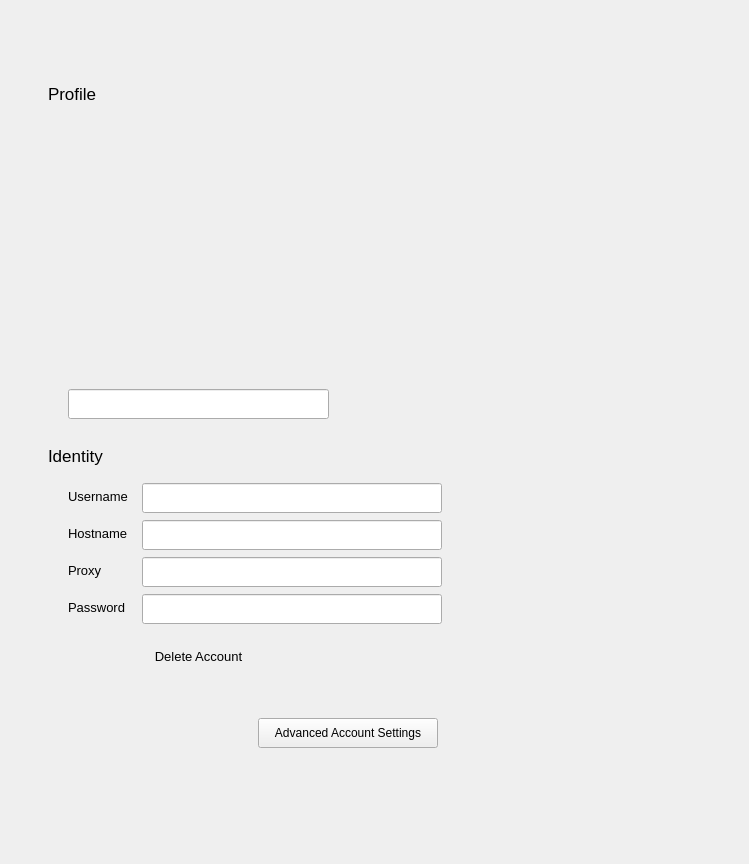
               <widget class="QWidget" name="scrollAreaSIPWidgetContents">
                <property name="geometry">
                 <rect>
                  <x>0</x>
                  <y>-19</y>
                  <width>749</width>
                  <height>864</height>
                 </rect>
                </property>
                <layout class="QHBoxLayout" name="horizontalLayoutsip_12" stretch="0">
                 <property name="spacing">
                  <number>0</number>
                 </property>
                 <property name="leftMargin">
                  <number>0</number>
                 </property>
                 <property name="topMargin">
                  <number>0</number>
                 </property>
                 <property name="rightMargin">
                  <number>0</number>
                 </property>
                 <property name="bottomMargin">
                  <number>0</number>
                 </property>
                 <item>
                  <layout class="QHBoxLayout" name="SIPaccountHorLayout" stretch="2,0,0,3">
                   <property name="spacing">
                    <number>7</number>
                   </property>
                   <property name="sizeConstraint">
                    <enum>QLayout::SetDefaultConstraint</enum>
                   </property>
                   <property name="leftMargin">
                    <number>0</number>
                   </property>
                   <property name="topMargin">
                    <number>0</number>
                   </property>
                   <item>
                    <spacer name="horizontalSpacer_28">
                     <property name="orientation">
                      <enum>Qt::Horizontal</enum>
                     </property>
                     <property name="sizeType">
                      <enum>QSizePolicy::Fixed</enum>
                     </property>
                     <property name="sizeHint" stdset="0">
                      <size>
                       <width>48</width>
                       <height>13</height>
                      </size>
                     </property>
                    </spacer>
                   </item>
                   <item>
                    <layout class="QVBoxLayout" name="centralSIPWidgetContainer">
                     <property name="spacing">
                      <number>0</number>
                     </property>
                     <property name="leftMargin">
                      <number>0</number>
                     </property>
                     <property name="bottomMargin">
                      <number>0</number>
                     </property>
                     <item>
                      <widget class="QWidget" name="centralSIPWidget" native="true">
                       <property name="sizePolicy">
                        <sizepolicy hsizetype="Fixed" vsizetype="Preferred">
                         <horstretch>0</horstretch>
                         <verstretch>0</verstretch>
                        </sizepolicy>
                       </property>
                       <property name="minimumSize">
                        <size>
                         <width>600</width>
                         <height>0</height>
                        </size>
                       </property>
                       <layout class="QVBoxLayout" name="currentSIPAccountSettingsScrollLayout" stretch="0,0,0,0,0,0,3,0,5">
                        <property name="spacing">
                         <number>7</number>
                        </property>
                        <property name="leftMargin">
                         <number>0</number>
                        </property>
                        <property name="topMargin">
                         <number>3</number>
                        </property>
                        <property name="rightMargin">
                         <number>0</number>
                        </property>
                        <property name="bottomMargin">
                         <number>0</number>
                        </property>
                        <item>
                         <spacer name="verticalSpacerSIP_7">
                          <property name="orientation">
                           <enum>Qt::Vertical</enum>
                          </property>
                          <property name="sizeType">
                           <enum>QSizePolicy::Fixed</enum>
                          </property>
                          <property name="sizeHint" stdset="0">
                           <size>
                            <width>20</width>
                            <height>24</height>
                           </size>
                          </property>
                         </spacer>
                        </item>
                        <item>
                         <layout class="QVBoxLayout" name="verticalLayout_28">
                          <item>
                           <widget class="ToggleSwitch" name="accountSIPEnableCheckBox" native="true">
                            <property name="minimumSize">
                             <size>
                              <width>0</width>
                              <height>30</height>
                             </size>
                            </property>
                            <property name="font">
                             <font>
                              <pointsize>10</pointsize>
                             </font>
                            </property>
                            <property name="text" stdset="0">
                             <string>Enable</string>
                            </property>
                           </widget>
                          </item>
                         </layout>
                        </item>
                        <item>
                         <spacer name="verticalSpacerSIP_10">
                          <property name="orientation">
                           <enum>Qt::Vertical</enum>
                          </property>
                          <property name="sizeType">
                           <enum>QSizePolicy::Fixed</enum>
                          </property>
                          <property name="sizeHint" stdset="0">
                           <size>
                            <width>20</width>
                            <height>20</height>
                           </size>
                          </property>
                         </spacer>
                        </item>
                        <item>
                         <layout class="QVBoxLayout" name="verticalLayout_30">
                          <item>
                           <widget class="QLabel" name="label_21">
                            <property name="font">
                             <font>
                              <pointsize>13</pointsize>
                             </font>
                            </property>
                            <property name="text">
                             <string>Profile</string>
                            </property>
                           </widget>
                          </item>
                          <item>
                           <spacer name="verticalSpacer_32">
                            <property name="orientation">
                             <enum>Qt::Vertical</enum>
                            </property>
                            <property name="sizeType">
                             <enum>QSizePolicy::Fixed</enum>
                            </property>
                            <property name="sizeHint" stdset="0">
                             <size>
                              <width>20</width>
                              <height>10</height>
                             </size>
                            </property>
                           </spacer>
                          </item>
                          <item>
                           <layout class="QVBoxLayout" name="verticalLayout_25">
                            <property name="leftMargin">
                             <number>20</number>
                            </property>
                            <property name="bottomMargin">
                             <number>0</number>
                            </property>
                            <item>
                             <widget class="PhotoboothWidget" name="currentSIPAccountAvatar" native="true">
                              <property name="sizePolicy">
                               <sizepolicy hsizetype="Fixed" vsizetype="Fixed">
                                <horstretch>0</horstretch>
                                <verstretch>0</verstretch>
                               </sizepolicy>
                              </property>
                              <property name="minimumSize">
                               <size>
                                <width>261</width>
                                <height>261</height>
                               </size>
                              </property>
                              <property name="maximumSize">
                               <size>
                                <width>261</width>
                                <height>261</height>
                               </size>
                              </property>
                             </widget>
                            </item>
                            <item>
                             <widget class="QLineEdit" name="displaySIPNameLineEdit">
                              <property name="sizePolicy">
                               <sizepolicy hsizetype="Fixed" vsizetype="Preferred">
                                <horstretch>0</horstretch>
                                <verstretch>0</verstretch>
                               </sizepolicy>
                              </property>
                              <property name="minimumSize">
                               <size>
                                <width>0</width>
                                <height>30</height>
                               </size>
                              </property>
                              <property name="maximumSize">
                               <size>
                                <width>261</width>
                                <height>30</height>
                               </size>
                              </property>
                              <property name="font">
                               <font>
                                <pointsize>10</pointsize>
                                <stylestrategy>PreferAntialias</stylestrategy>
                               </font>
                              </property>
                              <property name="text">
                               <string/>
                              </property>
                             </widget>
                            </item>
                           </layout>
                          </item>
                         </layout>
                        </item>
                        <item>
                         <spacer name="verticalSpacer_33">
                          <property name="orientation">
                           <enum>Qt::Vertical</enum>
                          </property>
                          <property name="sizeType">
                           <enum>QSizePolicy::Fixed</enum>
                          </property>
                          <property name="sizeHint" stdset="0">
                           <size>
                            <width>20</width>
                            <height>20</height>
                           </size>
                          </property>
                         </spacer>
                        </item>
                        <item>
                         <layout class="QVBoxLayout" name="verticalLayout_31">
                          <property name="topMargin">
                           <number>0</number>
                          </property>
                          <item>
                           <widget class="QLabel" name="label_22">
                            <property name="font">
                             <font>
                              <pointsize>13</pointsize>
                             </font>
                            </property>
                            <property name="text">
                             <string>Identity</string>
                            </property>
                           </widget>
                          </item>
                          <item>
                           <spacer name="verticalSpacer_34">
                            <property name="orientation">
                             <enum>Qt::Vertical</enum>
                            </property>
                            <property name="sizeType">
                             <enum>QSizePolicy::Fixed</enum>
                            </property>
                            <property name="sizeHint" stdset="0">
                             <size>
                              <width>20</width>
                              <height>10</height>
                             </size>
                            </property>
                           </spacer>
                          </item>
                          <item>
                           <layout class="QVBoxLayout" name="verticalLayout_32">
                            <property name="leftMargin">
                             <number>20</number>
                            </property>
                            <property name="topMargin">
                             <number>0</number>
                            </property>
                            <property name="rightMargin">
                             <number>0</number>
                            </property>
                            <property name="bottomMargin">
                             <number>0</number>
                            </property>
                            <item>
                             <layout class="QFormLayout" name="formLayout">
                              <property name="horizontalSpacing">
                               <number>14</number>
                              </property>
                              <property name="topMargin">
                               <number>0</number>
                              </property>
                              <item row="0" column="0">
                               <widget class="QLabel" name="label_23">
                                <property name="font">
                                 <font>
                                  <pointsize>10</pointsize>
                                 </font>
                                </property>
                                <property name="text">
                                 <string>Username</string>
                                </property>
                               </widget>
                              </item>
                              <item row="0" column="1">
                               <widget class="QLineEdit" name="usernameSIP">
                                <property name="minimumSize">
                                 <size>
                                  <width>0</width>
                                  <height>30</height>
                                 </size>
                                </property>
                                <property name="maximumSize">
                                 <size>
                                  <width>300</width>
                                  <height>16777215</height>
                                 </size>
                                </property>
                                <property name="font">
                                 <font>
                                  <pointsize>10</pointsize>
                                 </font>
                                </property>
                               </widget>
                              </item>
                              <item row="1" column="0">
                               <widget class="QLabel" name="label_24">
                                <property name="font">
                                 <font>
                                  <pointsize>10</pointsize>
                                 </font>
                                </property>
                                <property name="text">
                                 <string>Hostname</string>
                                </property>
                               </widget>
                              </item>
                              <item row="1" column="1">
                               <widget class="QLineEdit" name="hostnameSIP">
                                <property name="minimumSize">
                                 <size>
                                  <width>0</width>
                                  <height>30</height>
                                 </size>
                                </property>
                                <property name="maximumSize">
                                 <size>
                                  <width>300</width>
                                  <height>16777215</height>
                                 </size>
                                </property>
                                <property name="font">
                                 <font>
                                  <pointsize>10</pointsize>
                                 </font>
                                </property>
                               </widget>
                              </item>
                              <item row="2" column="0">
                               <widget class="QLabel" name="label_26">
                                <property name="font">
                                 <font>
                                  <pointsize>10</pointsize>
                                 </font>
                                </property>
                                <property name="text">
                                 <string>Proxy</string>
                                </property>
                               </widget>
                              </item>
                              <item row="3" column="1">
                               <widget class="QLineEdit" name="passSIPlineEdit">
                                <property name="minimumSize">
                                 <size>
                                  <width>0</width>
                                  <height>30</height>
                                 </size>
                                </property>
                                <property name="maximumSize">
                                 <size>
                                  <width>300</width>
                                  <height>16777215</height>
                                 </size>
                                </property>
                                <property name="font">
                                 <font>
                                  <pointsize>10</pointsize>
                                 </font>
                                </property>
                                <property name="echoMode">
                                 <enum>QLineEdit::PasswordEchoOnEdit</enum>
                                </property>
                               </widget>
                              </item>
                              <item row="3" column="0">
                               <widget class="QLabel" name="label_25">
                                <property name="font">
                                 <font>
                                  <pointsize>10</pointsize>
                                 </font>
                                </property>
                                <property name="text">
                                 <string>Password</string>
                                </property>
                               </widget>
                              </item>
                              <item row="2" column="1">
                               <widget class="QLineEdit" name="ProxySIP">
                                <property name="minimumSize">
                                 <size>
                                  <width>0</width>
                                  <height>30</height>
                                 </size>
                                </property>
                                <property name="maximumSize">
                                 <size>
                                  <width>300</width>
                                  <height>16777215</height>
                                 </size>
                                </property>
                                <property name="font">
                                 <font>
                                  <pointsize>10</pointsize>
                                 </font>
                                </property>
                               </widget>
                              </item>
                             </layout>
                            </item>
                            <item>
                             <spacer name="verticalSpacer_36">
                              <property name="orientation">
                               <enum>Qt::Vertical</enum>
                              </property>
                              <property name="sizeType">
                               <enum>QSizePolicy::Fixed</enum>
                              </property>
                              <property name="sizeHint" stdset="0">
                               <size>
                                <width>20</width>
                                <height>10</height>
                               </size>
                              </property>
                             </spacer>
                            </item>
                            <item>
                             <layout class="QHBoxLayout" name="horizontalLayout_24">
                              <property name="topMargin">
                               <number>0</number>
                              </property>
                              <item>
                               <widget class="QPushButton" name="btnSIPDeletAccount">
                                <property name="minimumSize">
                                 <size>
                                  <width>261</width>
                                  <height>30</height>
                                 </size>
                                </property>
                                <property name="font">
                                 <font>
                                  <pointsize>10</pointsize>
                                 </font>
                                </property>
                                <property name="text">
                                 <string>Delete Account</string>
                                </property>
                                <property name="flat">
                                 <bool>true</bool>
                                </property>
                               </widget>
                              </item>
                              <item>
                               <spacer name="horizontalSpacer_30">
                                <property name="orientation">
                                 <enum>Qt::Horizontal</enum>
                                </property>
                                <property name="sizeHint" stdset="0">
                                 <size>
                                  <width>40</width>
                                  <height>20</height>
                                 </size>
                                </property>
                               </spacer>
                              </item>
                             </layout>
                            </item>
                           </layout>
                          </item>
                         </layout>
                        </item>
                        <item>
                         <spacer name="verticalSpacer_35">
                          <property name="orientation">
                           <enum>Qt::Vertical</enum>
                          </property>
                          <property name="sizeType">
                           <enum>QSizePolicy::Fixed</enum>
                          </property>
                          <property name="sizeHint" stdset="0">
                           <size>
                            <width>20</width>
                            <height>40</height>
                           </size>
                          </property>
                         </spacer>
                        </item>
                        <item>
                         <layout class="QHBoxLayout" name="horizontalLayoutSIP_68" stretch="1,0,1">
                          <property name="spacing">
                           <number>7</number>
                          </property>
                          <property name="topMargin">
                           <number>0</number>
                          </property>
                          <property name="bottomMargin">
                           <number>0</number>
                          </property>
                          <item>
                           <spacer name="horizontalSpacerSIP_48">
                            <property name="orientation">
                             <enum>Qt::Horizontal</enum>
                            </property>
                            <property name="sizeType">
                             <enum>QSizePolicy::Expanding</enum>
                            </property>
                            <property name="sizeHint" stdset="0">
                             <size>
                              <width>50</width>
                              <height>20</height>
                             </size>
                            </property>
                           </spacer>
                          </item>
                          <item>
                           <widget class="QPushButton" name="advancedAccountSettingsSIPButton">
                            <property name="sizePolicy">
                             <sizepolicy hsizetype="Minimum" vsizetype="Fixed">
                              <horstretch>0</horstretch>
                              <verstretch>0</verstretch>
                             </sizepolicy>
                            </property>
                            <property name="minimumSize">
                             <size>
                              <width>180</width>
                              <height>30</height>
                             </size>
                            </property>
                            <property name="maximumSize">
                             <size>
                              <width>16777215</width>
                              <height>30</height>
                             </size>
                            </property>
                            <property name="font">
                             <font>
                              <pointsize>9</pointsize>
                             </font>
                            </property>
                            <property name="layoutDirection">
                             <enum>Qt::RightToLeft</enum>
                            </property>
                            <property name="text">
                             <string>Advanced Account Settings</string>
                            </property>
                            <property name="iconSize">
                             <size>
                              <width>24</width>
                              <height>24</height>
                             </size>
                            </property>
                           </widget>
                          </item>
                          <item>
                           <spacer name="horizontalSpacerSIP_49">
                            <property name="orientation">
                             <enum>Qt::Horizontal</enum>
                            </property>
                            <property name="sizeType">
                             <enum>QSizePolicy::Expanding</enum>
                            </property>
                            <property name="sizeHint" stdset="0">
                             <size>
                              <width>50</width>
                              <height>20</height>
                             </size>
                            </property>
                           </spacer>
                          </item>
                         </layout>
                        </item>
                        <item>
                         <spacer name="verticalSpacerSIP_9">
                          <property name="orientation">
                           <enum>Qt::Vertical</enum>
                          </property>
                          <property name="sizeType">
                           <enum>QSizePolicy::Minimum</enum>
                          </property>
                          <property name="sizeHint" stdset="0">
                           <size>
                            <width>20</width>
                            <height>48</height>
                           </size>
                          </property>
                         </spacer>
                        </item>
                       </layout>
                      </widget>
                     </item>
                     <item>
                      <widget class="AdvancedSIPSettingsWidget" name="advancedSIPSettingsWidget" native="true"/>
                     </item>
                    </layout>
                   </item>
                   <item>
                    <widget class="QLabel" name="scrollBarSIPLabel">
                     <property name="minimumSize">
                      <size>
                       <width>10</width>
                       <height>0</height>
                      </size>
                     </property>
                     <property name="maximumSize">
                      <size>
                       <width>10</width>
                       <height>16777215</height>
                      </size>
                     </property>
                     <property name="toolTip">
                      <string notr="true"/>
                     </property>
                     <property name="whatsThis">
                      <string notr="true"/>
                     </property>
                     <property name="text">
                      <string/>
                     </property>
                     <property name="textFormat">
                      <enum>Qt::PlainText</enum>
                     </property>
                     <property name="textInteractionFlags">
                      <set>Qt::NoTextInteraction</set>
                     </property>
                    </widget>
                   </item>
                   <item>
                    <spacer name="horizontalSpacer_22">
                     <property name="orientation">
                      <enum>Qt::Horizontal</enum>
                     </property>
                     <property name="sizeType">
                      <enum>QSizePolicy::Expanding</enum>
                     </property>
                     <property name="sizeHint" stdset="0">
                      <size>
                       <width>697</width>
                       <height>0</height>
                      </size>
                     </property>
                    </spacer>
                   </item>
                  </layout>
                 </item>
                </layout>
               </widget>
